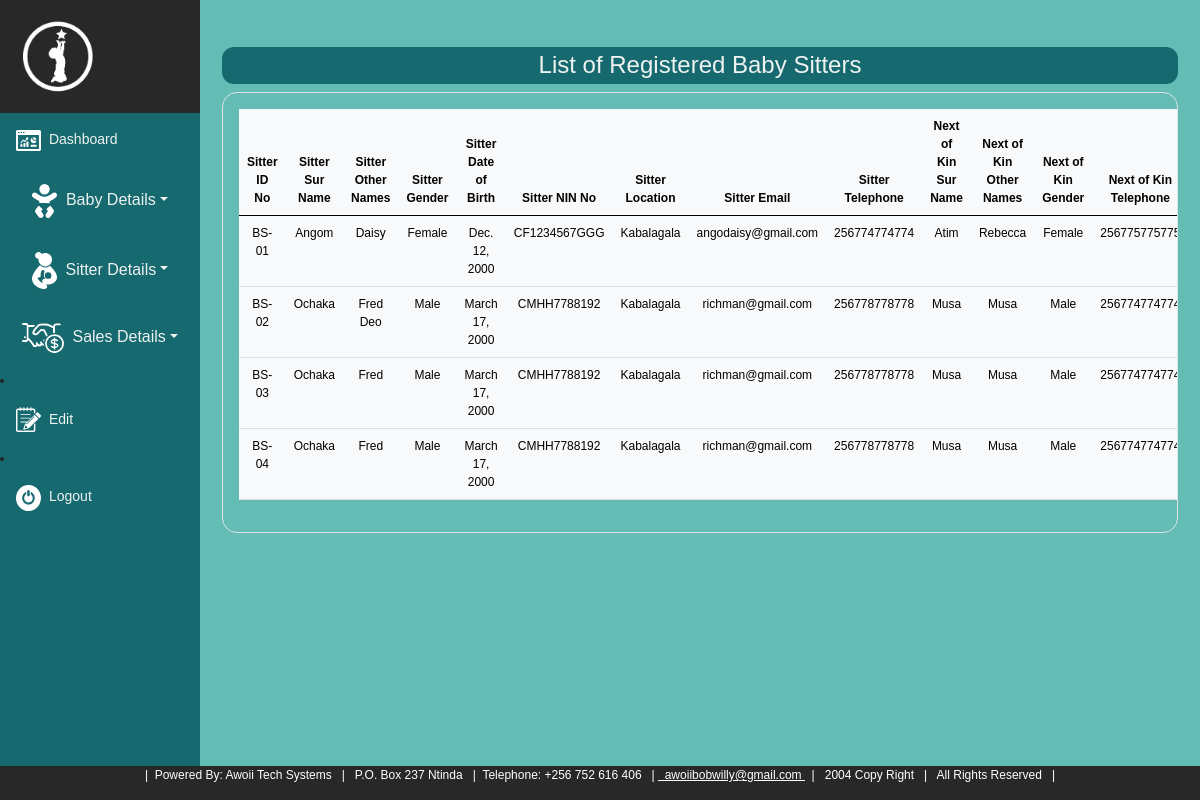
Page /sitterlist/ (signed in) on the earlier database version.
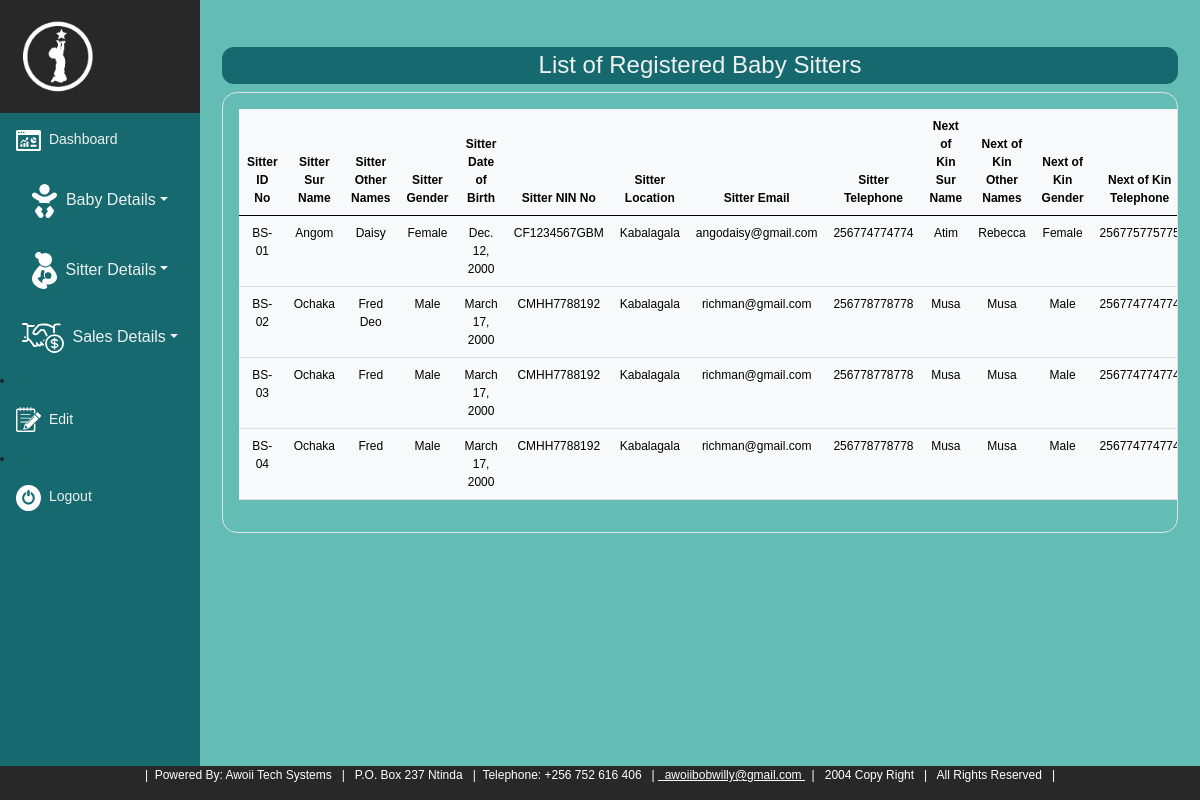
Same page on the later database version.
### atsapp/models.py (models this page shows, shortened)
class Sitter_Register(models.Model):
    sit_sur_name = models.CharField(max_length=20)
    sit_other_names = models.CharField(max_length=20)
    sit_gender = models.CharField(max_length=20, choices=[('Male', 'Male'), ('Female', 'Female')])
    sit_date_of_birth = models.DateField()
    sit_nin_number = models.CharField(max_length=20)
    sit_educlevel = models.CharField(max_length=20, choices=[('Primary', 'Primary'), ('O-Level', 'O-Level'), ('A-Level', 'A-Level'), ('Certificate', 'Certificate'), ('Diploma', 'Diploma'), ('Degree', 'Degree'), ('Others', 'Others')])
    sit_religion = models.CharField(max_length=20, choices=[('Born Aagain', 'Born Aagain'), ('Anglican', 'Anglican'), ('Catholic', 'Catholic'), ('Islam', 'Islam'), ('Others', 'Others')])
    sit_address = models.CharField(max_length=20, choices=[('Kabalagala', 'Kabalagala'), ('Other', 'Other')])
    sit_email = models.EmailField(max_length=50)
    sit_telephone = models.IntegerField()
    snok_sur_name = models.CharField(max_length=20)
    snok_other_names = models.CharField(max_length=10)
    snok_gender = models.CharField(max_length=20, choices=[('Male', 'Male'), ('Female', 'Female')])
    snok_date_of_birth = models.DateField()
    snok_address = models.CharField(max_length=50)
    snok_email = models.EmailField(max_length=50)
    snok_telephone = models.IntegerField()

### atsapp/views.py (the view)
# urls.py: path('sitterlist/', views.sitterrecords, name='sitterlist'),
@login_required
def sitterrecords(request):
    sitterlists = Sitter_Register.objects.all()
    return render(request, 'atsapp/sitterlist.html', {'sitterlists': sitterlists})

### atsapp/templates/atsapp/sitterlist.html (shortened to what this page needs)
{% extends 'atsapp/base.html' %}
{% load static %}
{% block content %}
<div class="container mt-4" style = "font-size: 12px; border-radius: 40px">
  <h4  class="infoheading">List of Registered Baby Sitters</h4>
  <div class="border p-3 overflow-scroll" style = "border-radius: 15px;"">
    <table class="table table table-hover table-light">
      <thead>
        <tr>
          <th scope="col">Sitter ID No</th>
          <th scope="col">Sitter Sur Name</th>
          <th scope="col">Sitter Other Names</th>
          <th scope="col">Sitter Gender</th>
          <th scope="col">Sitter Date of Birth</th>
          <th scope="col">Sitter NIN No</th>
          <th scope="col">Sitter Location</th>
          <th scope="col">Sitter Email</th>
          <th scope="col">Sitter Telephone</th>
          <th scope="col">Next of Kin Sur Name</th>
          <th scope="col">Next of Kin Other Names</th>
          <th scope="col">Next of Kin Gender</th>
          <th scope="col">Next of Kin Telephone</th>
        </tr>
      </thead>
      <tbody>
        {% for sitter in sitterlists %}
        <tr>
          <td>BS-0{{ sitter.id }}</td>
          <td>{{ sitter.sit_sur_name }}</td>
          <td>{{ sitter.sit_other_names }}</td>
          <td>{{ sitter.sit_gender }}</td>
          <td>{{ sitter.sit_date_of_birth }}</td>
          <td>{{ sitter.sit_nin_number }}</td>
          <td>{{ sitter.sit_address }}</td>
          <td>{{ sitter.sit_email }}</td>
          <td>{{ sitter.sit_telephone }}</td>
          <td>{{ sitter.snok_sur_name }}</td>
          <td>{{ sitter.snok_other_names }}</td>
          <td>{{ sitter.snok_gender }}</td>
          <td>{{ sitter.snok_telephone }}</td>
        </tr>
        {% endfor %}
      </tbody>
    </table>
</div>
  </div>
</div>
{% endblock %}

Differences in the rows shown:
changed Sitter_Register "Angom": sit_nin_number "CF1234567GGG" → "CF1234567GBM"
